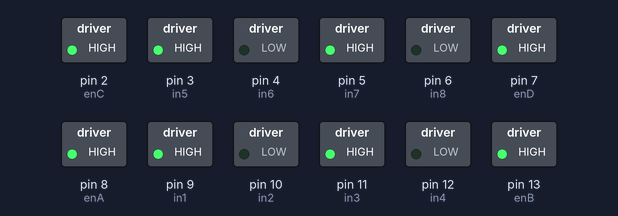
Recording of a sketch running on a simulated Arduino Uno, built with avr-gcc and run on an emulated ATmega328P. On the bench: switched loads named in the sketch (green lamp = pin HIGH).

Above: at 1.0 s.
At 4.5 s:
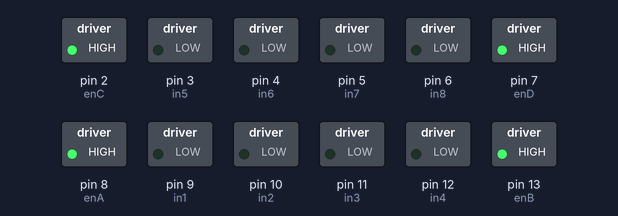
At 6.2 s:
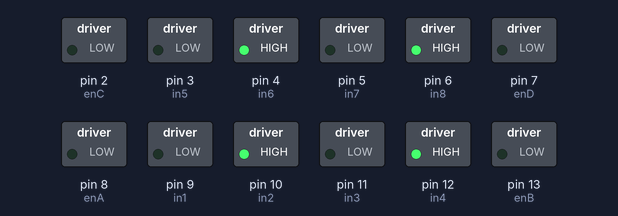
At 15.7 s:
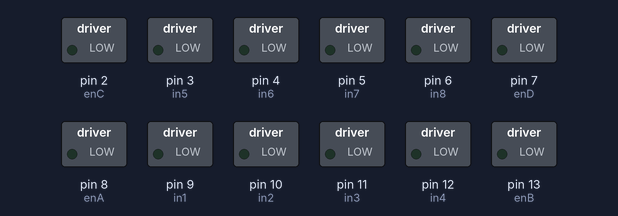
At 19.2 s:
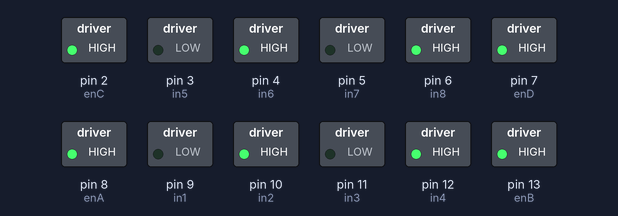
Timing chart, 0 to 21.1 s (numbered marks = the images above):
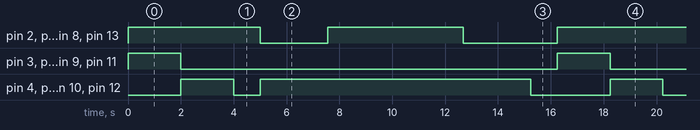

The sketch:

DC4MotorsWork1a.ino
```cpp
// Motor A connections Front Left
int enA = 8;
int in1 = 9;
int in2 = 10;
// Motor B connections Front Right
int enB = 13;
int in3 = 11;
int in4 = 12;
// Motor C connections Back Left
int enC = 2;
int in5 = 3;
int in6 = 4;
// Motor D connections Back Right
int enD = 7;
int in7 = 5;
int in8 = 6;

void setup()
{
  // Set all the motor control pins to outputs for A and B motors
  pinMode(enA, OUTPUT);
  pinMode(enB, OUTPUT);
  pinMode(in1, OUTPUT);
  pinMode(in2, OUTPUT);
  pinMode(in3, OUTPUT);
  pinMode(in4, OUTPUT);

  // Set all the motor control pins to outputs for C and D motors
  pinMode(enC, OUTPUT);
  pinMode(enD, OUTPUT);
  pinMode(in5, OUTPUT);
  pinMode(in6, OUTPUT);
  pinMode(in7, OUTPUT);
  pinMode(in8, OUTPUT);

  // Turn off all motors  - Initial state
  digitalWrite(in1, LOW);
  digitalWrite(in2, LOW);
  digitalWrite(in3, LOW);
  digitalWrite(in4, LOW);
  digitalWrite(in5, LOW);
  digitalWrite(in6, LOW);
  digitalWrite(in7, LOW);
  digitalWrite(in8, LOW);
}

void loop()
{
  directionControl();
  delay(1000);
  speedControl();
  delay(1000);
}

// This function lets you control spinning direction of motors
void directionControl()
{
  // Set motors to maximum speed
  // For PWM maximum possible values are 0 to 255
  analogWrite(enA, 255);
  analogWrite(enB, 255);
  analogWrite(enC, 255);
  analogWrite(enD, 255);

  // Turn on motor A & B, C & D
  digitalWrite(in1, HIGH);
  digitalWrite(in2, LOW);
  digitalWrite(in3, HIGH);
  digitalWrite(in4, LOW);
  digitalWrite(in5, HIGH);
  digitalWrite(in6, LOW);
  digitalWrite(in7, HIGH);
  digitalWrite(in8, LOW);
  delay(2000);

  // Now change motor directions
  digitalWrite(in1, LOW);
  digitalWrite(in2, HIGH);
  digitalWrite(in3, LOW);
  digitalWrite(in4, HIGH);
  digitalWrite(in5, LOW);
  digitalWrite(in6, HIGH);
  digitalWrite(in7, LOW);
  digitalWrite(in8, HIGH);
  delay(2000);

  // Turn off motors
  digitalWrite(in1, LOW);
  digitalWrite(in2, LOW);
  digitalWrite(in3, LOW);
  digitalWrite(in4, LOW);
  digitalWrite(in5, LOW);
  digitalWrite(in6, LOW);
  digitalWrite(in7, LOW);
  digitalWrite(in8, LOW);
}

// This function lets you control speed of the motors
void speedControl()
{
  // Turn on motors
  digitalWrite(in1, LOW);
  digitalWrite(in2, HIGH);
  digitalWrite(in3, LOW);
  digitalWrite(in4, HIGH);
  digitalWrite(in5, LOW);
  digitalWrite(in6, HIGH);
  digitalWrite(in7, LOW);
  digitalWrite(in8, HIGH);

  // Accelerate from zero to maximum speed
  for (int i = 0; i < 255; i++)
  {
    analogWrite(enA, i);
    analogWrite(enB, i);
    analogWrite(enC, i);
    analogWrite(enD, i);
    delay(20);
  }

  // Decelerate from maximum speed to zero
  for (int i = 255; i >= 0; --i)
  {
    analogWrite(enA, i);
    analogWrite(enB, i);
    analogWrite(enC, i);
    analogWrite(enD, i);
    delay(20);
  }

  // Now turn off motors
  digitalWrite(in1, LOW);
  digitalWrite(in2, LOW);
  digitalWrite(in3, LOW);
  digitalWrite(in4, LOW);
  digitalWrite(in5, LOW);
  digitalWrite(in6, LOW);
  digitalWrite(in7, LOW);
  digitalWrite(in8, LOW);
}
```

Measured:
- by itself, pin 2 (enC), pin 7 (enD), pin 8 (enA), pin 13 (enB): repeats every 16.2 s: LOW 2.6 s, HIGH 5.1 s, LOW 3.6 s, HIGH 5.0 s
- by itself, pin 3 (in5), pin 5 (in7), pin 9 (in1), pin 11 (in3): alternates HIGH for 2.0 s and LOW for 14.2 s
- by itself, pin 4 (in6), pin 6 (in8), pin 10 (in2), pin 12 (in4): repeats every 16.2 s: LOW 1.0 s, HIGH 10.2 s, LOW 3.0 s, HIGH 2.0 s
